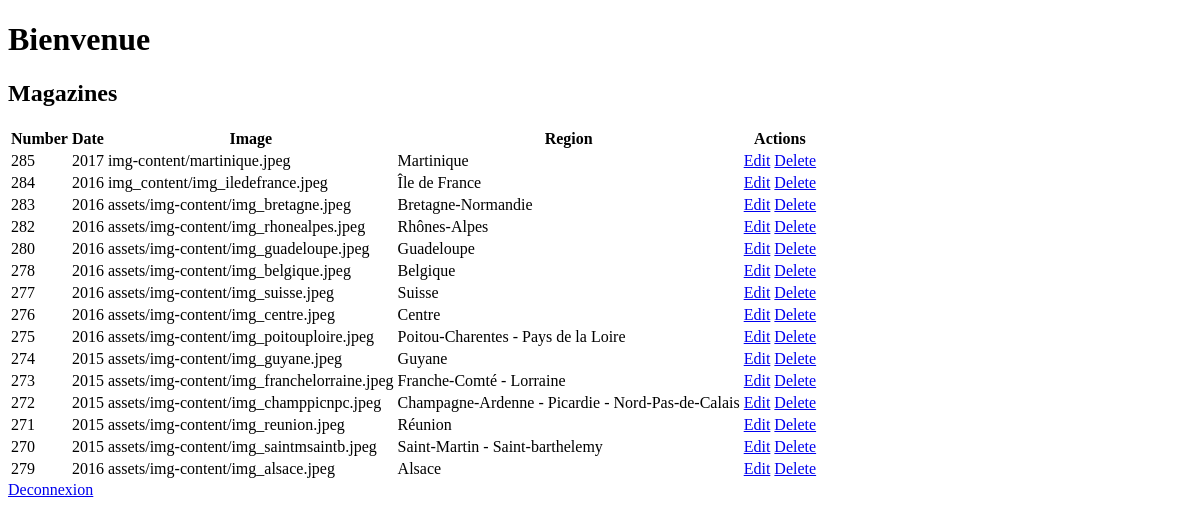
Before: /php/connect-admin/Panel_admin.php (signed in) with the older database file.
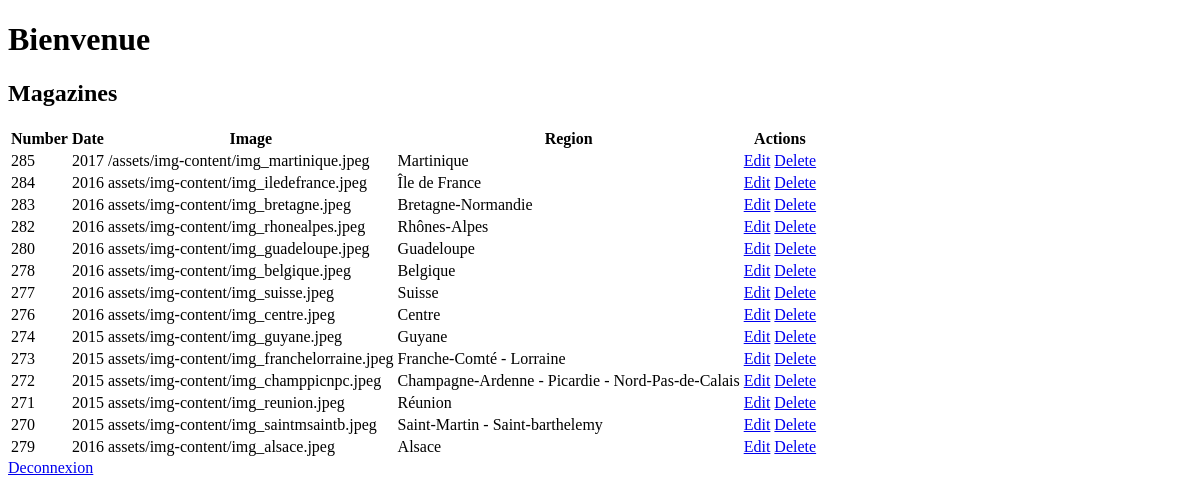
After: the same page with the newer database file.
### tables this page shows
CREATE TABLE `journals` (
  `id` int(11) NOT NULL,
  `number` int(255) NOT NULL,
  `date` varchar(255) NOT NULL,
  `img` varchar(255) NOT NULL,
  `region` varchar(255) NOT NULL,
  `slug` varchar(255) NOT NULL,
  `synopsis` text NOT NULL,
  `partner` varchar(255) NOT NULL,
  `alt` varchar(255) NOT NULL
);

### php/dbconfig.php (called while the page is built, shortened)
<?php
try
{
    $bdd = new PDO('mysql:host=localhost;dbname=architecte;charset=utf8', 'root', 'root');
}
catch (Exception $e)
{
    die('Erreur : ' . $e->getMessage());
}
    include_once 'crud/class.crud.php';
    $crud = new crud($bdd);
?>

### php/crud/class.crud.php (called while the page is built, shortened)
<?php
class crud
{
    private $db;
    public function __construct(\PDO $db_con)
    {
        $this->db = $db_con;
    }
    public function dataview($query)
    {
        $stmt = $this->db->prepare($query);
        $stmt->execute();
        return $stmt;
    }
}

### php/connect-admin/Panel_admin.php (the view, shortened to what this page needs)
<?php
require_once "../dbconfig.php";
require_once "../crud/class.crud.php";
?>
<!doctype html>
<html lang="en">
<head>
</head>
<body>
<main>
    <h1>Bienvenue</h1>
    <h2>Magazines</h2>
    <table class='table table-bordered table-responsive'>
        <tr>
            <th>Number</th>
            <th>Date</th>
            <th>Image</th>
            <th>Region</th>
            <th colspan="2" align="center">Actions</th>
        </tr>
        <?php
        $query = "SELECT * FROM journals";
        $data = $crud->dataview($query);
        while($row = $data->fetch(PDO::FETCH_ASSOC)) {
        ?>
        <tr>
            <td><?php echo $row['number'] ?></td>
            <td><?php echo $row['date'] ?></td>
            <td><?php echo $row['img'] ?></td>
            <td><?php echo $row['region'] ?></td>
            <td class="container">
                <a href="edit-data.php?id=<?php echo $row["id"]?>" class="btn btn-large btn-info">Edit</a>
            </td>
            <td class="container">
                <a href="delete.php?id=<?php echo $row["id"]?>" class="btn btn-large btn-info">Delete</a>
            </td>
            <?php
            }
            ?>
        </tr>
    </table>
    <div><a href="Deconnexion.php">Deconnexion</a></div>
</main>
</body>
</html>

Changed rows visible on the page:
removed journals: number "275", date "2016", img "assets/img-content/img_poitouploire.jpeg", region "Poitou-Charentes - Pays de la Loire"
changed journals "Martinique": img "img-content/martinique.jpeg" → "/assets/img-content/img_martinique.jpeg"
changed journals "Île de France": img "img_content/img_iledefrance.jpeg" → "assets/img-content/img_iledefrance.jpeg"
